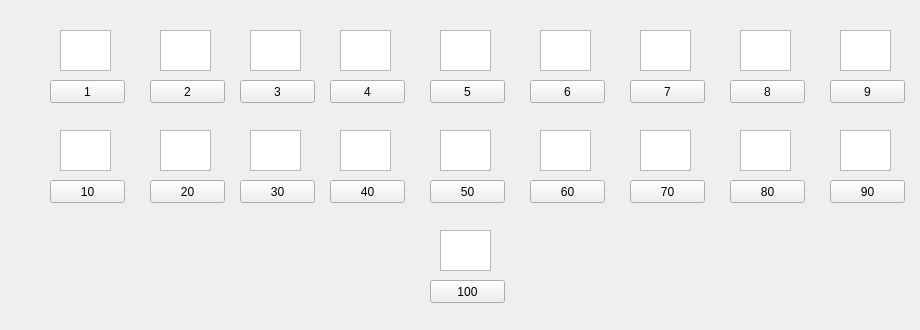
     <widget class="QWidget" name="tabNumeros">
      <attribute name="title">
       <string>Números</string>
      </attribute>
      <widget class="QWidget" name="widgetNumeros" native="true">
       <property name="geometry">
        <rect>
         <x>30</x>
         <y>10</y>
         <width>881</width>
         <height>311</height>
        </rect>
       </property>
       <widget class="QGraphicsView" name="imagen_1">
        <property name="geometry">
         <rect>
          <x>30</x>
          <y>20</y>
          <width>51</width>
          <height>41</height>
         </rect>
        </property>
       </widget>
       <widget class="QPushButton" name="boton_1">
        <property name="geometry">
         <rect>
          <x>20</x>
          <y>70</y>
          <width>75</width>
          <height>23</height>
         </rect>
        </property>
        <property name="text">
         <string>1</string>
        </property>
       </widget>
       <widget class="QGraphicsView" name="imagen_2">
        <property name="geometry">
         <rect>
          <x>130</x>
          <y>20</y>
          <width>51</width>
          <height>41</height>
         </rect>
        </property>
       </widget>
       <widget class="QPushButton" name="boton_2">
        <property name="geometry">
         <rect>
          <x>120</x>
          <y>70</y>
          <width>75</width>
          <height>23</height>
         </rect>
        </property>
        <property name="text">
         <string>2</string>
        </property>
       </widget>
       <widget class="QGraphicsView" name="imagen_3">
        <property name="geometry">
         <rect>
          <x>220</x>
          <y>20</y>
          <width>51</width>
          <height>41</height>
         </rect>
        </property>
       </widget>
       <widget class="QPushButton" name="boton_3">
        <property name="geometry">
         <rect>
          <x>210</x>
          <y>70</y>
          <width>75</width>
          <height>23</height>
         </rect>
        </property>
        <property name="text">
         <string>3</string>
        </property>
       </widget>
       <widget class="QGraphicsView" name="imagen_4">
        <property name="geometry">
         <rect>
          <x>310</x>
          <y>20</y>
          <width>51</width>
          <height>41</height>
         </rect>
        </property>
       </widget>
       <widget class="QPushButton" name="boton_4">
        <property name="geometry">
         <rect>
          <x>300</x>
          <y>70</y>
          <width>75</width>
          <height>23</height>
         </rect>
        </property>
        <property name="text">
         <string>4</string>
        </property>
       </widget>
       <widget class="QGraphicsView" name="imagen_5">
        <property name="geometry">
         <rect>
          <x>410</x>
          <y>20</y>
          <width>51</width>
          <height>41</height>
         </rect>
        </property>
       </widget>
       <widget class="QPushButton" name="boton_5">
        <property name="geometry">
         <rect>
          <x>400</x>
          <y>70</y>
          <width>75</width>
          <height>23</height>
         </rect>
        </property>
        <property name="text">
         <string>5</string>
        </property>
       </widget>
       <widget class="QGraphicsView" name="imagen_6">
        <property name="geometry">
         <rect>
          <x>510</x>
          <y>20</y>
          <width>51</width>
          <height>41</height>
         </rect>
        </property>
       </widget>
       <widget class="QPushButton" name="boton_6">
        <property name="geometry">
         <rect>
          <x>500</x>
          <y>70</y>
          <width>75</width>
          <height>23</height>
         </rect>
        </property>
        <property name="text">
         <string>6</string>
        </property>
       </widget>
       <widget class="QGraphicsView" name="imagen_7">
        <property name="geometry">
         <rect>
          <x>610</x>
          <y>20</y>
          <width>51</width>
          <height>41</height>
         </rect>
        </property>
       </widget>
       <widget class="QPushButton" name="boton_7">
        <property name="geometry">
         <rect>
          <x>600</x>
          <y>70</y>
          <width>75</width>
          <height>23</height>
         </rect>
        </property>
        <property name="text">
         <string>7</string>
        </property>
       </widget>
       <widget class="QGraphicsView" name="imagen_8">
        <property name="geometry">
         <rect>
          <x>710</x>
          <y>20</y>
          <width>51</width>
          <height>41</height>
         </rect>
        </property>
       </widget>
       <widget class="QPushButton" name="boton_8">
        <property name="geometry">
         <rect>
          <x>700</x>
          <y>70</y>
          <width>75</width>
          <height>23</height>
         </rect>
        </property>
        <property name="text">
         <string>8</string>
        </property>
       </widget>
       <widget class="QGraphicsView" name="imagen_9">
        <property name="geometry">
         <rect>
          <x>810</x>
          <y>20</y>
          <width>51</width>
          <height>41</height>
         </rect>
        </property>
       </widget>
       <widget class="QPushButton" name="boton_9">
        <property name="geometry">
         <rect>
          <x>800</x>
          <y>70</y>
          <width>75</width>
          <height>23</height>
         </rect>
        </property>
        <property name="text">
         <string>9</string>
        </property>
       </widget>
       <widget class="QGraphicsView" name="imagen_10">
        <property name="geometry">
         <rect>
          <x>30</x>
          <y>120</y>
          <width>51</width>
          <height>41</height>
         </rect>
        </property>
       </widget>
       <widget class="QPushButton" name="boton_10">
        <property name="geometry">
         <rect>
          <x>20</x>
          <y>170</y>
          <width>75</width>
          <height>23</height>
         </rect>
        </property>
        <property name="text">
         <string>10</string>
        </property>
       </widget>
       <widget class="QGraphicsView" name="imagen_20">
        <property name="geometry">
         <rect>
          <x>130</x>
          <y>120</y>
          <width>51</width>
          <height>41</height>
         </rect>
        </property>
       </widget>
       <widget class="QPushButton" name="boton_20">
        <property name="geometry">
         <rect>
          <x>120</x>
          <y>170</y>
          <width>75</width>
          <height>23</height>
         </rect>
        </property>
        <property name="text">
         <string>20</string>
        </property>
       </widget>
       <widget class="QGraphicsView" name="imagen_30">
        <property name="geometry">
         <rect>
          <x>220</x>
          <y>120</y>
          <width>51</width>
          <height>41</height>
         </rect>
        </property>
       </widget>
       <widget class="QPushButton" name="boton_30">
        <property name="geometry">
         <rect>
          <x>210</x>
          <y>170</y>
          <width>75</width>
          <height>23</height>
         </rect>
        </property>
        <property name="text">
         <string>30</string>
        </property>
       </widget>
       <widget class="QGraphicsView" name="imagen_40">
        <property name="geometry">
         <rect>
          <x>310</x>
          <y>120</y>
          <width>51</width>
          <height>41</height>
         </rect>
        </property>
       </widget>
       <widget class="QPushButton" name="boton_40">
        <property name="geometry">
         <rect>
          <x>300</x>
          <y>170</y>
          <width>75</width>
          <height>23</height>
         </rect>
        </property>
        <property name="text">
         <string>40</string>
        </property>
       </widget>
       <widget class="QGraphicsView" name="imagen_50">
        <property name="geometry">
         <rect>
          <x>410</x>
          <y>120</y>
          <width>51</width>
          <height>41</height>
         </rect>
        </property>
       </widget>
       <widget class="QPushButton" name="boton_50">
        <property name="geometry">
         <rect>
          <x>400</x>
          <y>170</y>
          <width>75</width>
          <height>23</height>
         </rect>
        </property>
        <property name="text">
         <string>50</string>
        </property>
       </widget>
       <widget class="QGraphicsView" name="imagen_60">
        <property name="geometry">
         <rect>
          <x>510</x>
          <y>120</y>
          <width>51</width>
          <height>41</height>
         </rect>
        </property>
       </widget>
       <widget class="QPushButton" name="boton_60">
        <property name="geometry">
         <rect>
          <x>500</x>
          <y>170</y>
          <width>75</width>
          <height>23</height>
         </rect>
        </property>
        <property name="text">
         <string>60</string>
        </property>
       </widget>
       <widget class="QGraphicsView" name="imagen_70">
        <property name="geometry">
         <rect>
          <x>610</x>
          <y>120</y>
          <width>51</width>
          <height>41</height>
         </rect>
        </property>
       </widget>
       <widget class="QPushButton" name="boton_70">
        <property name="geometry">
         <rect>
          <x>600</x>
          <y>170</y>
          <width>75</width>
          <height>23</height>
         </rect>
        </property>
        <property name="text">
         <string>70</string>
        </property>
       </widget>
       <widget class="QGraphicsView" name="imagen_80">
        <property name="geometry">
         <rect>
          <x>710</x>
          <y>120</y>
          <width>51</width>
          <height>41</height>
         </rect>
        </property>
       </widget>
       <widget class="QPushButton" name="boton_80">
        <property name="geometry">
         <rect>
          <x>700</x>
          <y>170</y>
          <width>75</width>
          <height>23</height>
         </rect>
        </property>
        <property name="text">
         <string>80</string>
        </property>
       </widget>
       <widget class="QGraphicsView" name="imagen_90">
        <property name="geometry">
         <rect>
          <x>810</x>
          <y>120</y>
          <width>51</width>
          <height>41</height>
         </rect>
        </property>
       </widget>
       <widget class="QPushButton" name="boton_90">
        <property name="geometry">
         <rect>
          <x>800</x>
          <y>170</y>
          <width>75</width>
          <height>23</height>
         </rect>
        </property>
        <property name="text">
         <string>90</string>
        </property>
       </widget>
       <widget class="QGraphicsView" name="imagen_100">
        <property name="geometry">
         <rect>
          <x>410</x>
          <y>220</y>
          <width>51</width>
          <height>41</height>
         </rect>
        </property>
       </widget>
       <widget class="QPushButton" name="boton_100">
        <property name="geometry">
         <rect>
          <x>400</x>
          <y>270</y>
          <width>75</width>
          <height>23</height>
         </rect>
        </property>
        <property name="text">
         <string>100</string>
        </property>
       </widget>
       <widget class="QLabel" name="label_28">
        <property name="geometry">
         <rect>
          <x>30</x>
          <y>10</y>
          <width>51</width>
          <height>51</height>
         </rect>
        </property>
        <property name="text">
         <string/>
        </property>
        <property name="pixmap">
         <pixmap resource="recursos/a.qrc">:/iconosNum/iconos/1.png</pixmap>
        </property>
        <property name="scaledContents">
         <bool>true</bool>
        </property>
       </widget>
       <widget class="QLabel" name="label_29">
        <property name="geometry">
         <rect>
          <x>130</x>
          <y>10</y>
          <width>51</width>
          <height>51</height>
         </rect>
        </property>
        <property name="text">
         <string/>
        </property>
        <property name="pixmap">
         <pixmap resource="recursos/a.qrc">:/iconosNum/iconos/2.png</pixmap>
        </property>
        <property name="scaledContents">
         <bool>true</bool>
        </property>
       </widget>
       <widget class="QLabel" name="label_30">
        <property name="geometry">
         <rect>
          <x>220</x>
          <y>10</y>
          <width>51</width>
          <height>51</height>
         </rect>
        </property>
        <property name="text">
         <string/>
        </property>
        <property name="pixmap">
         <pixmap resource="recursos/a.qrc">:/iconosNum/iconos/3.png</pixmap>
        </property>
        <property name="scaledContents">
         <bool>true</bool>
        </property>
       </widget>
       <widget class="QLabel" name="label_31">
        <property name="geometry">
         <rect>
          <x>310</x>
          <y>10</y>
          <width>51</width>
          <height>51</height>
         </rect>
        </property>
        <property name="text">
         <string/>
        </property>
        <property name="pixmap">
         <pixmap resource="recursos/a.qrc">:/iconosNum/iconos/4.png</pixmap>
        </property>
        <property name="scaledContents">
         <bool>true</bool>
        </property>
       </widget>
       <widget class="QLabel" name="label_32">
        <property name="geometry">
         <rect>
          <x>410</x>
          <y>10</y>
          <width>51</width>
          <height>51</height>
         </rect>
        </property>
        <property name="text">
         <string/>
        </property>
        <property name="pixmap">
         <pixmap resource="recursos/a.qrc">:/iconosNum/iconos/5.png</pixmap>
        </property>
        <property name="scaledContents">
         <bool>true</bool>
        </property>
       </widget>
       <widget class="QLabel" name="label_33">
        <property name="geometry">
         <rect>
          <x>510</x>
          <y>10</y>
          <width>51</width>
          <height>51</height>
         </rect>
        </property>
        <property name="text">
         <string/>
        </property>
        <property name="pixmap">
         <pixmap resource="recursos/a.qrc">:/iconosNum/iconos/6.png</pixmap>
        </property>
        <property name="scaledContents">
         <bool>true</bool>
        </property>
       </widget>
       <widget class="QLabel" name="label_34">
        <property name="geometry">
         <rect>
          <x>610</x>
          <y>10</y>
          <width>51</width>
          <height>51</height>
         </rect>
        </property>
        <property name="text">
         <string/>
        </property>
        <property name="pixmap">
         <pixmap resource="recursos/a.qrc">:/iconosNum/iconos/7.png</pixmap>
        </property>
        <property name="scaledContents">
         <bool>true</bool>
        </property>
       </widget>
       <widget class="QLabel" name="label_35">
        <property name="geometry">
         <rect>
          <x>710</x>
          <y>10</y>
          <width>51</width>
          <height>51</height>
         </rect>
        </property>
        <property name="text">
         <string/>
        </property>
        <property name="pixmap">
         <pixmap resource="recursos/a.qrc">:/iconosNum/iconos/8.png</pixmap>
        </property>
        <property name="scaledContents">
         <bool>true</bool>
        </property>
       </widget>
       <widget class="QLabel" name="label_36">
        <property name="geometry">
         <rect>
          <x>810</x>
          <y>10</y>
          <width>51</width>
          <height>51</height>
         </rect>
        </property>
        <property name="text">
         <string/>
        </property>
        <property name="pixmap">
         <pixmap resource="recursos/a.qrc">:/iconosNum/iconos/9.png</pixmap>
        </property>
        <property name="scaledContents">
         <bool>true</bool>
        </property>
       </widget>
      </widget>
     </widget>
